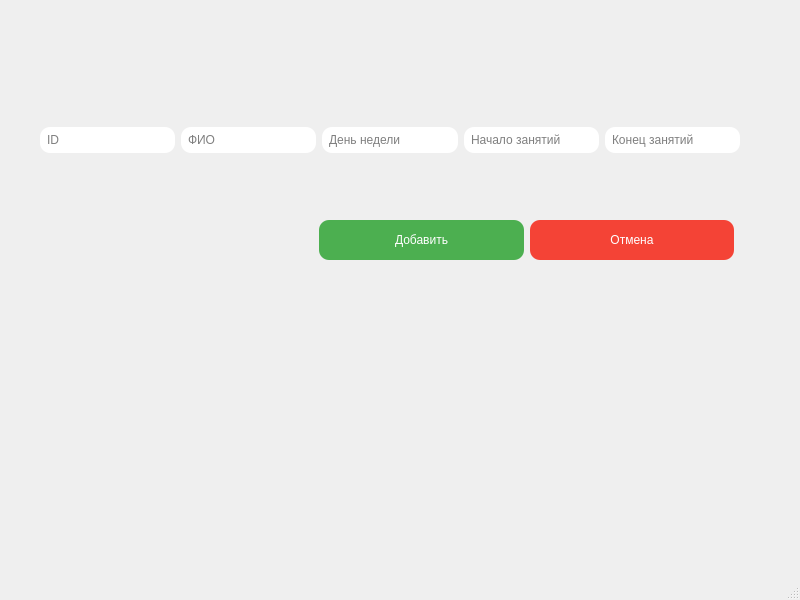
<?xml version="1.0" encoding="UTF-8"?>
<ui version="4.0">
 <class>add_tt_window</class>
 <widget class="QMainWindow" name="add_tt_window">
  <property name="geometry">
   <rect>
    <x>0</x>
    <y>0</y>
    <width>800</width>
    <height>600</height>
   </rect>
  </property>
  <property name="windowTitle">
   <string>MainWindow</string>
  </property>
  <property name="styleSheet">
   <string notr="true">
</string>
  </property>
  <widget class="QWidget" name="centralwidget">
   <widget class="QPushButton" name="add_but">
    <property name="geometry">
     <rect>
      <x>319</x>
      <y>220</y>
      <width>205</width>
      <height>40</height>
     </rect>
    </property>
    <property name="styleSheet">
     <string>
     background-color: #4CAF50;
     color: white;
     border: none;
     border-radius: 10px;
     padding: 10px;
    </string>
    </property>
    <property name="text">
     <string>Добавить</string>
    </property>
    <property name="icon">
     <iconset>
      <normaloff>add_icon.png</normaloff>add_icon.png</iconset>
    </property>
   </widget>
   <widget class="QPushButton" name="exit_but">
    <property name="geometry">
     <rect>
      <x>530</x>
      <y>220</y>
      <width>204</width>
      <height>40</height>
     </rect>
    </property>
    <property name="styleSheet">
     <string>
     background-color: #F44336;
     color: white;
     border: none;
     border-radius: 10px;
     padding: 10px;
    </string>
    </property>
    <property name="text">
     <string>Отмена</string>
    </property>
    <property name="icon">
     <iconset>
      <normaloff>cancel_icon.png</normaloff>cancel_icon.png</iconset>
    </property>
   </widget>
   <widget class="QWidget" name="horizontalLayoutWidget">
    <property name="geometry">
     <rect>
      <x>40</x>
      <y>100</y>
      <width>700</width>
      <height>80</height>
     </rect>
    </property>
    <layout class="QHBoxLayout" name="horizontalLayout">
     <item>
      <widget class="QLineEdit" name="number">
       <property name="enabled">
        <bool>true</bool>
       </property>
       <property name="font">
        <font>
         <pointsize>9</pointsize>
        </font>
       </property>
       <property name="styleSheet">
        <string>
        border-radius: 10px;
        padding: 5px;
       </string>
       </property>
       <property name="placeholderText">
        <string>ID</string>
       </property>
      </widget>
     </item>
     <item>
      <widget class="QLineEdit" name="name">
       <property name="styleSheet">
        <string>
        border-radius: 10px;
        padding: 5px;
       </string>
       </property>
       <property name="placeholderText">
        <string>ФИО</string>
       </property>
      </widget>
     </item>
     <item>
      <widget class="QLineEdit" name="day">
       <property name="styleSheet">
        <string>
        border-radius: 10px;
        padding: 5px;
       </string>
       </property>
       <property name="text">
        <string/>
       </property>
       <property name="placeholderText">
        <string>День недели</string>
       </property>
      </widget>
     </item>
     <item>
      <widget class="QLineEdit" name="start">
       <property name="styleSheet">
        <string>
        border-radius: 10px;
        padding: 5px;
       </string>
       </property>
       <property name="placeholderText">
        <string>Начало занятий</string>
       </property>
      </widget>
     </item>
     <item>
      <widget class="QLineEdit" name="end">
       <property name="styleSheet">
        <string>
        border-radius: 10px;
        padding: 5px;
       </string>
       </property>
       <property name="placeholderText">
        <string>Конец занятий</string>
       </property>
      </widget>
     </item>
    </layout>
   </widget>
  </widget>
  <widget class="QStatusBar" name="statusbar"/>
 </widget>
 <resources/>
 <connections/>
</ui>
